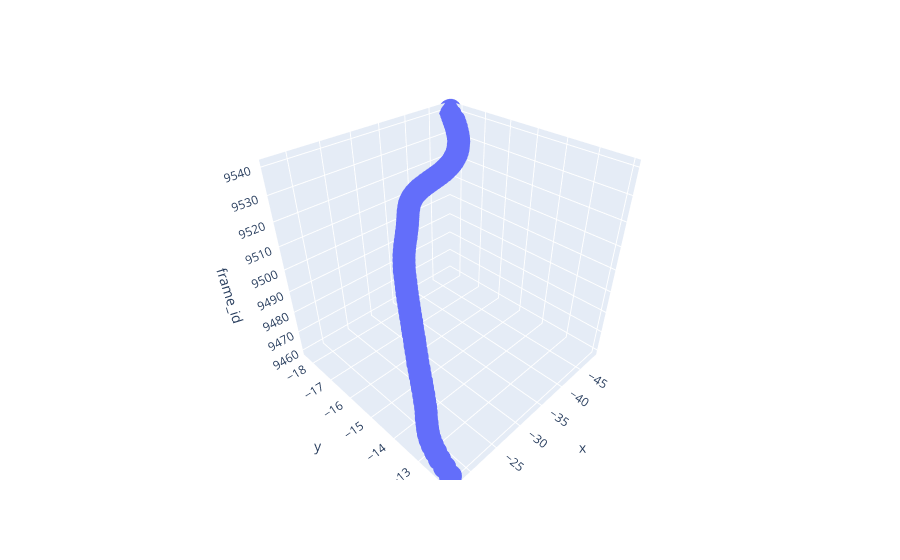

The cell this chart's notebook holds for it:
### Code cell
import plotly.express as px

px.scatter_3d(df.sort_values(by="frame_id").loc[df.frame_id.between(9460, 9540)], x='x', y='y', z='frame_id')
